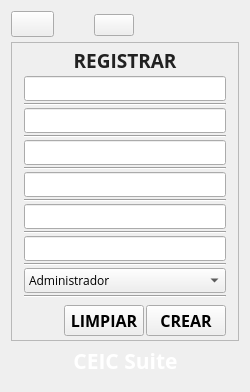
      <widget class="QWidget" name="pag1">
       <layout class="QHBoxLayout" name="horizontalLayout_5">
        <item>
         <layout class="QVBoxLayout" name="verticalLayout_4">
          <item>
           <layout class="QGridLayout" name="gridLayout_19">
            <property name="spacing">
             <number>0</number>
            </property>
            <item row="2" column="0">
             <layout class="QGridLayout" name="gridLayout_20">
              <property name="spacing">
               <number>0</number>
              </property>
              <item row="1" column="0">
               <spacer name="horizontalSpacer_22">
                <property name="orientation">
                 <enum>Qt::Horizontal</enum>
                </property>
                <property name="sizeHint" stdset="0">
                 <size>
                  <width>40</width>
                  <height>20</height>
                 </size>
                </property>
               </spacer>
              </item>
              <item row="1" column="1">
               <widget class="QLabel" name="label4">
                <property name="font">
                 <font>
                  <family>Open Sans</family>
                  <pointsize>16</pointsize>
                  <weight>75</weight>
                  <bold>true</bold>
                 </font>
                </property>
                <property name="styleSheet">
                 <string notr="true"/>
                </property>
                <property name="text">
                 <string>&lt;html&gt;&lt;head/&gt;&lt;body&gt;&lt;p&gt;&lt;span style=&quot; font-weight:600; color:#ffffff;&quot;&gt;CEIC Suite&lt;/span&gt;&lt;/p&gt;&lt;/body&gt;&lt;/html&gt;</string>
                </property>
                <property name="alignment">
                 <set>Qt::AlignCenter</set>
                </property>
               </widget>
              </item>
              <item row="1" column="2">
               <spacer name="horizontalSpacer_23">
                <property name="orientation">
                 <enum>Qt::Horizontal</enum>
                </property>
                <property name="sizeHint" stdset="0">
                 <size>
                  <width>40</width>
                  <height>20</height>
                 </size>
                </property>
               </spacer>
              </item>
             </layout>
            </item>
            <item row="0" column="0">
             <layout class="QVBoxLayout" name="verticalLayout_10">
              <property name="spacing">
               <number>0</number>
              </property>
              <item>
               <layout class="QHBoxLayout" name="horizontalLayout_3">
                <item>
                 <layout class="QGridLayout" name="gridLayout_18">
                  <property name="spacing">
                   <number>0</number>
                  </property>
                  <item row="1" column="1">
                   <layout class="QGridLayout" name="gridLayout_5">
                    <item row="0" column="0">
                     <widget class="QPushButton" name="pubutton8">
                      <property name="font">
                       <font>
                        <family>Open Sans</family>
                        <pointsize>10</pointsize>
                        <weight>75</weight>
                        <bold>true</bold>
                       </font>
                      </property>
                      <property name="focusPolicy">
                       <enum>Qt::NoFocus</enum>
                      </property>
                      <property name="text">
                       <string/>
                      </property>
                      <property name="icon">
                       <iconset resource="../resources/gui.qrc">
                        <normaloff>:/arrows/prev_arrow3</normaloff>:/arrows/prev_arrow3</iconset>
                      </property>
                      <property name="iconSize">
                       <size>
                        <width>22</width>
                        <height>22</height>
                       </size>
                      </property>
                     </widget>
                    </item>
                    <item row="1" column="0">
                     <spacer name="verticalSpacer">
                      <property name="orientation">
                       <enum>Qt::Vertical</enum>
                      </property>
                      <property name="sizeHint" stdset="0">
                       <size>
                        <width>5</width>
                        <height>5</height>
                       </size>
                      </property>
                     </spacer>
                    </item>
                   </layout>
                  </item>
                 </layout>
                </item>
                <item>
                 <layout class="QVBoxLayout" name="verticalLayout_13">
                  <property name="spacing">
                   <number>0</number>
                  </property>
                  <item>
                   <spacer name="horizontalSpacer_26">
                    <property name="orientation">
                     <enum>Qt::Horizontal</enum>
                    </property>
                    <property name="sizeHint" stdset="0">
                     <size>
                      <width>40</width>
                      <height>2</height>
                     </size>
                    </property>
                   </spacer>
                  </item>
                  <item>
                   <layout class="QGridLayout" name="gridLayout_17">
                    <item row="0" column="3">
                     <spacer name="horizontalSpacer_19">
                      <property name="orientation">
                       <enum>Qt::Horizontal</enum>
                      </property>
                      <property name="sizeType">
                       <enum>QSizePolicy::Expanding</enum>
                      </property>
                      <property name="sizeHint" stdset="0">
                       <size>
                        <width>40</width>
                        <height>20</height>
                       </size>
                      </property>
                     </spacer>
                    </item>
                    <item row="0" column="2">
                     <widget class="QPushButton" name="pubutton6">
                      <property name="focusPolicy">
                       <enum>Qt::NoFocus</enum>
                      </property>
                      <property name="styleSheet">
                       <string notr="true"/>
                      </property>
                      <property name="text">
                       <string/>
                      </property>
                      <property name="icon">
                       <iconset resource="../resources/gui.qrc">
                        <normaloff>:/login/camera</normaloff>:/login/camera</iconset>
                      </property>
                      <property name="iconSize">
                       <size>
                        <width>32</width>
                        <height>32</height>
                       </size>
                      </property>
                     </widget>
                    </item>
                    <item row="0" column="1">
                     <spacer name="horizontalSpacer_16">
                      <property name="orientation">
                       <enum>Qt::Horizontal</enum>
                      </property>
                      <property name="sizeType">
                       <enum>QSizePolicy::Fixed</enum>
                      </property>
                      <property name="sizeHint" stdset="0">
                       <size>
                        <width>40</width>
                        <height>10</height>
                       </size>
                      </property>
                     </spacer>
                    </item>
                   </layout>
                  </item>
                  <item>
                   <spacer name="horizontalSpacer_18">
                    <property name="orientation">
                     <enum>Qt::Horizontal</enum>
                    </property>
                    <property name="sizeHint" stdset="0">
                     <size>
                      <width>40</width>
                      <height>5</height>
                     </size>
                    </property>
                   </spacer>
                  </item>
                 </layout>
                </item>
               </layout>
              </item>
              <item>
               <widget class="QFrame" name="mainFrame2">
                <property name="enabled">
                 <bool>true</bool>
                </property>
                <property name="styleSheet">
                 <string notr="true"/>
                </property>
                <property name="frameShape">
                 <enum>QFrame::StyledPanel</enum>
                </property>
                <property name="frameShadow">
                 <enum>QFrame::Raised</enum>
                </property>
                <layout class="QVBoxLayout" name="verticalLayout_12">
                 <property name="spacing">
                  <number>0</number>
                 </property>
                 <property name="leftMargin">
                  <number>12</number>
                 </property>
                 <property name="topMargin">
                  <number>4</number>
                 </property>
                 <property name="rightMargin">
                  <number>12</number>
                 </property>
                 <property name="bottomMargin">
                  <number>4</number>
                 </property>
                 <item>
                  <layout class="QVBoxLayout" name="verticalLayout_11">
                   <property name="spacing">
                    <number>2</number>
                   </property>
                   <item>
                    <widget class="QLabel" name="label1">
                     <property name="font">
                      <font>
                       <family>Open Sans</family>
                       <pointsize>14</pointsize>
                       <weight>75</weight>
                       <bold>true</bold>
                      </font>
                     </property>
                     <property name="styleSheet">
                      <string notr="true"/>
                     </property>
                     <property name="text">
                      <string>&lt;html&gt;&lt;head/&gt;&lt;body&gt;&lt;p&gt;&lt;span style=&quot; font-weight:600; color:#212121;&quot;&gt;REGISTRAR&lt;/span&gt;&lt;/p&gt;&lt;/body&gt;&lt;/html&gt;</string>
                     </property>
                     <property name="alignment">
                      <set>Qt::AlignCenter</set>
                     </property>
                    </widget>
                   </item>
                   <item>
                    <widget class="QLineEdit" name="lineEd2">
                     <property name="font">
                      <font>
                       <family>Open Sans</family>
                      </font>
                     </property>
                     <property name="styleSheet">
                      <string notr="true"/>
                     </property>
                     <property name="text">
                      <string/>
                     </property>
                     <property name="readOnly">
                      <bool>false</bool>
                     </property>
                    </widget>
                   </item>
                   <item>
                    <widget class="Line" name="line_6">
                     <property name="orientation">
                      <enum>Qt::Horizontal</enum>
                     </property>
                    </widget>
                   </item>
                   <item>
                    <widget class="QLineEdit" name="lineEd3">
                     <property name="font">
                      <font>
                       <family>Open Sans</family>
                      </font>
                     </property>
                     <property name="styleSheet">
                      <string notr="true"/>
                     </property>
                     <property name="text">
                      <string/>
                     </property>
                     <property name="readOnly">
                      <bool>false</bool>
                     </property>
                    </widget>
                   </item>
                   <item>
                    <widget class="Line" name="line_3">
                     <property name="orientation">
                      <enum>Qt::Horizontal</enum>
                     </property>
                    </widget>
                   </item>
                   <item>
                    <widget class="QLineEdit" name="lineEd4">
                     <property name="font">
                      <font>
                       <family>Open Sans</family>
                      </font>
                     </property>
                     <property name="styleSheet">
                      <string notr="true"/>
                     </property>
                     <property name="text">
                      <string/>
                     </property>
                     <property name="readOnly">
                      <bool>false</bool>
                     </property>
                    </widget>
                   </item>
                   <item>
                    <widget class="Line" name="line_4">
                     <property name="orientation">
                      <enum>Qt::Horizontal</enum>
                     </property>
                    </widget>
                   </item>
                   <item>
                    <widget class="QLineEdit" name="lineEd6">
                     <property name="font">
                      <font>
                       <family>Open Sans</family>
                      </font>
                     </property>
                     <property name="styleSheet">
                      <string notr="true"/>
                     </property>
                     <property name="text">
                      <string/>
                     </property>
                     <property name="readOnly">
                      <bool>false</bool>
                     </property>
                    </widget>
                   </item>
                   <item>
                    <widget class="Line" name="line_2">
                     <property name="orientation">
                      <enum>Qt::Horizontal</enum>
                     </property>
                    </widget>
                   </item>
                   <item>
                    <widget class="QLineEdit" name="lineEd7">
                     <property name="font">
                      <font>
                       <family>Open Sans</family>
                      </font>
                     </property>
                     <property name="styleSheet">
                      <string notr="true"/>
                     </property>
                     <property name="text">
                      <string/>
                     </property>
                     <property name="echoMode">
                      <enum>QLineEdit::Password</enum>
                     </property>
                     <property name="readOnly">
                      <bool>false</bool>
                     </property>
                    </widget>
                   </item>
                   <item>
                    <widget class="Line" name="line_7">
                     <property name="orientation">
                      <enum>Qt::Horizontal</enum>
                     </property>
                    </widget>
                   </item>
                   <item>
                    <widget class="QLineEdit" name="lineEd8">
                     <property name="font">
                      <font>
                       <family>Open Sans</family>
                      </font>
                     </property>
                     <property name="styleSheet">
                      <string notr="true"/>
                     </property>
                     <property name="text">
                      <string/>
                     </property>
                     <property name="echoMode">
                      <enum>QLineEdit::Password</enum>
                     </property>
                     <property name="readOnly">
                      <bool>false</bool>
                     </property>
                    </widget>
                   </item>
                   <item>
                    <widget class="Line" name="line">
                     <property name="orientation">
                      <enum>Qt::Horizontal</enum>
                     </property>
                    </widget>
                   </item>
                   <item>
                    <widget class="QComboBox" name="cobox0">
                     <property name="font">
                      <font>
                       <family>Open Sans</family>
                      </font>
                     </property>
                     <property name="focusPolicy">
                      <enum>Qt::NoFocus</enum>
                     </property>
                     <property name="styleSheet">
                      <string notr="true"/>
                     </property>
                     <property name="currentIndex">
                      <number>0</number>
                     </property>
                     <property name="insertPolicy">
                      <enum>QComboBox::InsertAlphabetically</enum>
                     </property>
                     <property name="sizeAdjustPolicy">
                      <enum>QComboBox::AdjustToContents</enum>
                     </property>
                     <property name="iconSize">
                      <size>
                       <width>0</width>
                       <height>0</height>
                      </size>
                     </property>
                     <property name="frame">
                      <bool>true</bool>
                     </property>
                     <property name="modelColumn">
                      <number>0</number>
                     </property>
                     <item>
                      <property name="text">
                       <string>Administrador</string>
                      </property>
                     </item>
                     <item>
                      <property name="text">
                       <string>Colaborador</string>
                      </property>
                     </item>
                     <item>
                      <property name="text">
                       <string>Vendedor</string>
                      </property>
                     </item>
                    </widget>
                   </item>
                   <item>
                    <widget class="Line" name="line_8">
                     <property name="orientation">
                      <enum>Qt::Horizontal</enum>
                     </property>
                    </widget>
                   </item>
                   <item>
                    <spacer name="horizontalSpacer_17">
                     <property name="orientation">
                      <enum>Qt::Horizontal</enum>
                     </property>
                     <property name="sizeHint" stdset="0">
                      <size>
                       <width>40</width>
                       <height>5</height>
                      </size>
                     </property>
                    </spacer>
                   </item>
                   <item>
                    <layout class="QGridLayout" name="gridLayout_21">
                     <item row="0" column="1">
                      <layout class="QHBoxLayout" name="horizontalLayout_4">
                       <item>
                        <widget class="QPushButton" name="pubutton20">
                         <property name="font">
                          <font>
                           <family>Open Sans</family>
                           <pointsize>12</pointsize>
                           <weight>75</weight>
                           <bold>true</bold>
                          </font>
                         </property>
                         <property name="focusPolicy">
                          <enum>Qt::NoFocus</enum>
                         </property>
                         <property name="text">
                          <string>LIMPIAR</string>
                         </property>
                        </widget>
                       </item>
                       <item>
                        <widget class="QPushButton" name="pubutton7">
                         <property name="font">
                          <font>
                           <family>Open Sans</family>
                           <pointsize>12</pointsize>
                           <weight>75</weight>
                           <bold>true</bold>
                          </font>
                         </property>
                         <property name="focusPolicy">
                          <enum>Qt::NoFocus</enum>
                         </property>
                         <property name="text">
                          <string>CREAR</string>
                         </property>
                        </widget>
                       </item>
                      </layout>
                     </item>
                     <item row="0" column="0">
                      <spacer name="horizontalSpacer_21">
                       <property name="orientation">
                        <enum>Qt::Horizontal</enum>
                       </property>
                       <property name="sizeHint" stdset="0">
                        <size>
                         <width>40</width>
                         <height>10</height>
                        </size>
                       </property>
                      </spacer>
                     </item>
                    </layout>
                   </item>
                  </layout>
                 </item>
                </layout>
               </widget>
              </item>
              <item>
               <spacer name="horizontalSpacer_24">
                <property name="orientation">
                 <enum>Qt::Horizontal</enum>
                </property>
                <property name="sizeHint" stdset="0">
                 <size>
                  <width>40</width>
                  <height>5</height>
                 </size>
                </property>
               </spacer>
              </item>
             </layout>
            </item>
            <item row="3" column="0">
             <spacer name="horizontalSpacer_25">
              <property name="orientation">
               <enum>Qt::Horizontal</enum>
              </property>
              <property name="sizeHint" stdset="0">
               <size>
                <width>40</width>
                <height>5</height>
               </size>
              </property>
             </spacer>
            </item>
           </layout>
          </item>
         </layout>
        </item>
       </layout>
      </widget>
